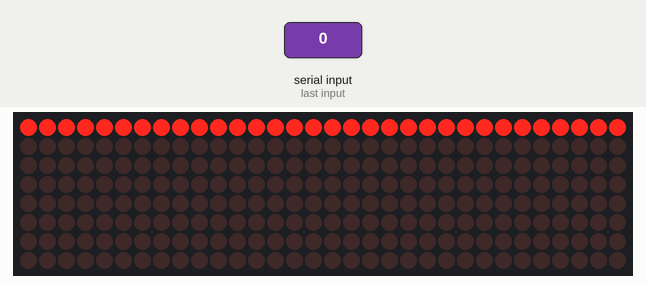
Recording of a sketch running on a simulated Arduino Uno, built with avr-gcc and run on an emulated ATmega328P. On the bench: 32×8 LED matrix. The inputs (shaded band) are chosen by the test bench.

1.3 s: "0\n" received over Serial
Above: at 1.8 s.
Timing chart, 0 to 4.3 s (numbered marks = the images above; inputs shaded):
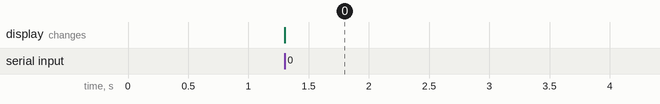

Measured:
- after the input at 1.3 s, the display: changes at once (image 0)

The sketch:

matrix-visualizer-mdMAX.ino
```cpp
#include <Arduino.h>

// Uses most of the functions in the library
#include <MD_MAX72xx.h>

#define HARDWARE_TYPE MD_MAX72XX::PAROLA_HW
#define MAX_DEVICES  4

#define CLK_PIN   13  // or SCK
#define DATA_PIN  5  // or MOSI
#define CS_PIN    10  // or SS

int clearCount = 0;

MD_MAX72XX mx = MD_MAX72XX(HARDWARE_TYPE, DATA_PIN, CLK_PIN, CS_PIN, MAX_DEVICES);

void setup()
{
  Serial.begin(230400);
  Serial.setTimeout(0);
  mx.begin();
  mx.control(MD_MAX72XX::INTENSITY, 1);

}

String input = "";

bool getInput() {
  while (Serial.available()) {
    char c = (char) Serial.read();
    if (c == '\n')
      return true; //terminator found

    input += c; // accumulate characters into input string
  }
  return false;
}

void loop()
{
  if (getInput()) {

    if(input.toInt() == 0) {
      mx.clear();
      mx.setRow(0, 0xff);
    }
//    Serial.print("I received: ");
//    Serial.println(input);
    if (input.length() == 32) {

//      if (clearCount > 5) {
//        mx.clear();
//        clearCount = 0;
//      }
//
//      clearCount++;

      mx.clear();

      for (int i = 0; i < 8; i++) {
        mx.setPoint(atoi(input[i]), i, 0xff);
      }
      for (int i = 8; i < 16; i++) {
        mx.setPoint(atoi(input[i]), i, 0xff);
      }
      for (int i = 16; i < 24; i++) {
        mx.setPoint(atoi(input[i]), i, 0xff);
      }
      for (int i = 24; i < 32; i++) {
        mx.setPoint(atoi(input[i]), i, 0xff);
      }

    }

    //done processing? reset the input string
    input = "";
  }

}

//mx.setRow(0, 0x00);

//      for (int i = 0; i < 8; i++) {
//        mx.setPoint(atoi(input[i]), i, 0xff);
//        mx.setPoint(atoi(input[map(i, 0, 8, 8, 16)]), map(i, 0, 8, 8, 16), 0xff);
//        mx.setPoint(atoi(input[map(i, 0, 8, 16, 24)]), map(i, 0, 8, 16, 24), 0xff);
//        mx.setPoint(atoi(input[map(i, 0, 8, 24, 32)]), map(i, 0, 8, 24, 32), 0xff);
//        // mx.setRow(0, 0x00);
//      }
```
